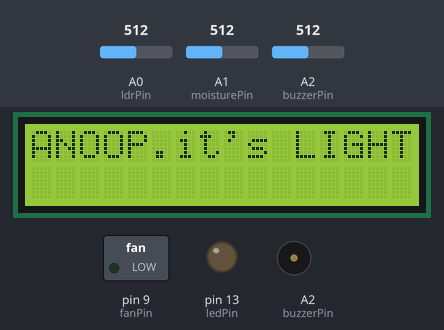
Bench run of a sketch on a simulated Arduino Uno, built with avr-gcc and run on an emulated ATmega328P. On the bench: 16×2 character LCD, switched loads named in the sketch (green lamp = pin HIGH), output pins drawn as LEDs (lit = HIGH), buzzer (waves = sounding, pin HIGH). Dashed ring = blinking. The test bench sets the inputs (shaded band); at power-on: A1 (moisturePin) = 512, A0 (ldrPin) = 512, A2 (buzzerPin) = 512. The modem accepts every AT command (registered, SIM ready, sends succeed) and sends nothing else; what the sketch prints to the serial monitor is not drawn.

Above: at 1.2 s.
At 2.29 s:
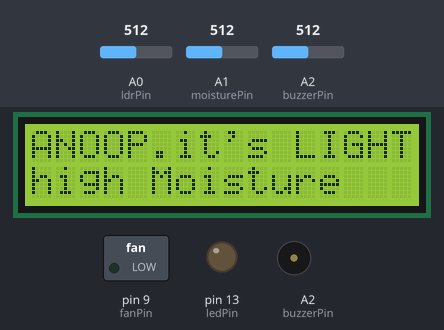
2.3 s: A1 (moisturePin) set to 932
3.8 s: A1 (moisturePin) set to 960
At 5.6 s:
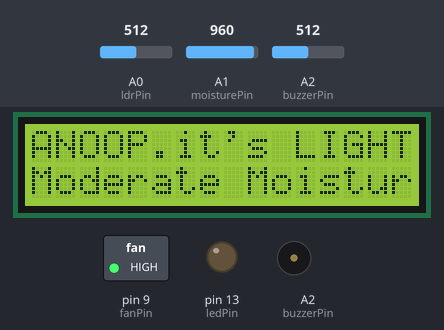
6.3 s: A0 (ldrPin) set to 686
8.6 s: A0 (ldrPin) set to 717
At 10.3 s:
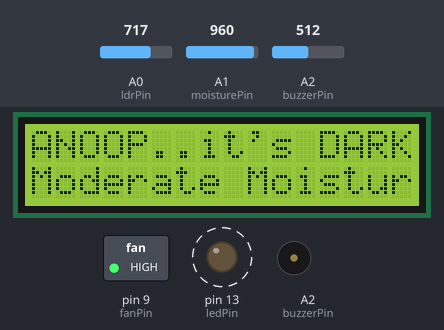
13.3 s: A1 (moisturePin) set to 940
At 14.2 s:
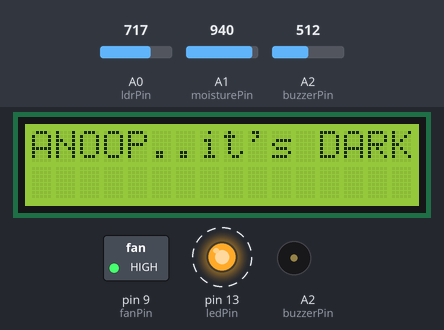
18.0 s: A2 (buzzerPin) set to 783
20.5 s: A2 (buzzerPin) set to 817
At 22.2 s:
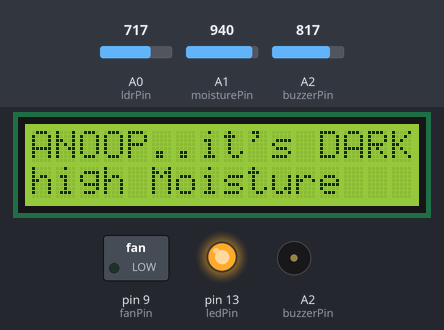
Timing chart, 0 to 23.7 s (numbered marks = the images above; inputs shaded):
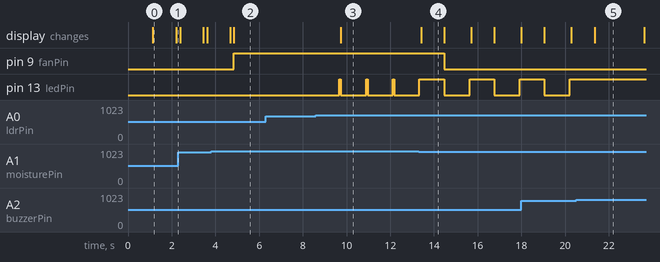

Measured:
- the behaviour switches between 949 and 950 on A1 (moisturePin) (found by bisection; images 1 and 2)
- the behaviour switches between 699 and 700 on A0 (ldrPin) (found by bisection; images 2 and 3)
- the behaviour switches between 799 and 800 on A2 (buzzerPin) (found by bisection; images 4 and 5)
- after the input at 3.8 s, pin 9 (fanPin): LOW → HIGH after 1.0 s; the display: first differs from a run without the input after 1.0 s (image 2)
- after the input at 6.3 s, every drawn part: stays the same
- after the input at 8.6 s, pin 13 (ledPin): alternates HIGH for 0.07 s and LOW for 1.2 s, starting after 1.1 s; the display: changes after 1.1 s (image 3)
- after the input at 13.3 s, pin 9 (fanPin): HIGH → LOW after 1.2 s; pin 13 (ledPin): alternates HIGH for 1.1 s and LOW for 1.2 s, starting after 1.2 s; the display: changes after 0.11 s (image 4)
- after the input at 20.5 s, pin 13 (ledPin): stays HIGH (without the input it goes to LOW after 0.84 s)

The sketch:

SmartAgricultureGsm.ino
```cpp
#include <SoftwareSerial.h>
#include<LiquidCrystal.h>

SoftwareSerial GPRS(7,8);
LiquidCrystal lcd(12,11,5,4,3,2);

const int ledPin=13;
const int fanPin=9;
const int ldrPin=A0;
const int moisturePin=A1;
const int buzzerPin=A2;


void setup() {
  // put your setup code here, to run once:
  GPRS.begin(9600);
Serial.begin(9600);
lcd.begin(16,2);
pinMode(ledPin,OUTPUT);
pinMode(fanPin,OUTPUT);
pinMode(ldrPin,INPUT);
pinMode(buzzerPin,OUTPUT);

GPRS.println("AT");
delay(1000);
}

void loop() {
  // put your main code here, to run repeatedly:
while(GPRS.available()){
  Serial.write(GPRS.read());
  }

int ldrStatus=analogRead(ldrPin);
if(ldrStatus>=700)
{
  sendSMS();
  digitalWrite(ledPin,HIGH);
  lcd.begin(16,2);
  lcd.print("ANOOP..");
  lcd.print("it's DARK ");
  }
  else
  {
  digitalWrite(ledPin,LOW);
   lcd.begin(16,2);
   lcd.print("ANOOP.");
  lcd.print("it's LIGHT");
    }

  // put your main code here, to run repeatedly:
int moistureStatus= analogRead(moisturePin);
if(moistureStatus>=950)
{
    digitalWrite(fanPin,HIGH);
 lcd.setCursor(0,1);
lcd.print("Moderate Moisture");
  }
else
{
  senddSMS();
      digitalWrite(fanPin,LOW);
   lcd.setCursor(0,1);
lcd.print("high Moisture");
  }


int buzzerStatus=analogRead(buzzerPin);
//Serial.println(buzzerStatus);
if(buzzerStatus>=800)
{
  sendSMSS();
  digitalWrite(ledPin,HIGH);

  }
  else
  {
  digitalWrite(ledPin,LOW);

    }
delay(100);
}


void sendSMS()
{
    GPRS.println("AT+CMGF=1");
  delay(500);

  GPRS.println("AT+CMGS=\"+917907519269\"");
  delay(500);
  GPRS.print("It's too dark.");
  GPRS.write(0x1a);
  }

  void senddSMS()
{
    GPRS.println("AT+CMGF=1");
  delay(500);

  GPRS.println("AT+CMGS=\"+917907519269\"");
  delay(500);
  GPRS.print("Moisture content is too high");
  GPRS.write(0x1a);
  }


  void sendSMSS()
{
    GPRS.println("AT+CMGF=1");
  delay(500);

  GPRS.println("AT+CMGS=\"+917907519269\"");
  delay(500);
  GPRS.print("Theft Detected");
  GPRS.write(0x1a);
  }
```
